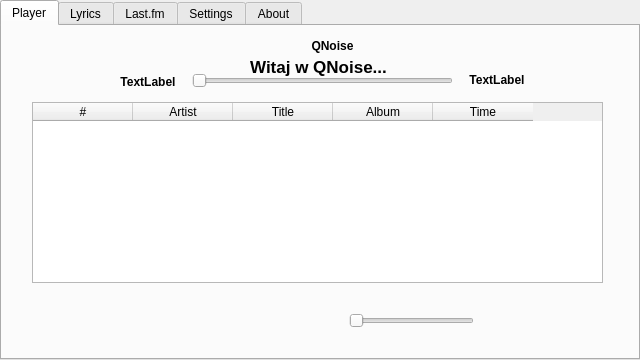
<?xml version="1.0" encoding="UTF-8"?>
<ui version="4.0">
 <class>MainWindow</class>
 <widget class="QMainWindow" name="MainWindow">
  <property name="geometry">
   <rect>
    <x>0</x>
    <y>0</y>
    <width>640</width>
    <height>360</height>
   </rect>
  </property>
  <property name="windowTitle">
   <string>QNoise</string>
  </property>
  <widget class="QWidget" name="centralWidget">
   <widget class="QTabWidget" name="tabWidget">
    <property name="geometry">
     <rect>
      <x>0</x>
      <y>0</y>
      <width>640</width>
      <height>360</height>
     </rect>
    </property>
    <property name="focusPolicy">
     <enum>Qt::NoFocus</enum>
    </property>
    <property name="currentIndex">
     <number>0</number>
    </property>
    <widget class="QWidget" name="playerTab">
     <attribute name="icon">
      <iconset resource="myResources.qrc">
       <normaloff>:/myIcons/note</normaloff>:/myIcons/note</iconset>
     </attribute>
     <attribute name="title">
      <string>Player</string>
     </attribute>
     <widget class="QPushButton" name="addFilesButton">
      <property name="geometry">
       <rect>
        <x>549</x>
        <y>272</y>
        <width>40</width>
        <height>40</height>
       </rect>
      </property>
      <property name="focusPolicy">
       <enum>Qt::NoFocus</enum>
      </property>
      <property name="text">
       <string/>
      </property>
      <property name="icon">
       <iconset resource="myResources.qrc">
        <normaloff>:/myIcons/add</normaloff>:/myIcons/add</iconset>
      </property>
      <property name="iconSize">
       <size>
        <width>40</width>
        <height>40</height>
       </size>
      </property>
      <property name="flat">
       <bool>true</bool>
      </property>
     </widget>
     <widget class="QPushButton" name="previousButton">
      <property name="geometry">
       <rect>
        <x>119</x>
        <y>272</y>
        <width>40</width>
        <height>40</height>
       </rect>
      </property>
      <property name="focusPolicy">
       <enum>Qt::NoFocus</enum>
      </property>
      <property name="text">
       <string/>
      </property>
      <property name="icon">
       <iconset resource="myResources.qrc">
        <normaloff>:/myIcons/previous</normaloff>:/myIcons/previous</iconset>
      </property>
      <property name="iconSize">
       <size>
        <width>40</width>
        <height>40</height>
       </size>
      </property>
      <property name="flat">
       <bool>true</bool>
      </property>
     </widget>
     <widget class="QPushButton" name="pauseButton">
      <property name="geometry">
       <rect>
        <x>168</x>
        <y>268</y>
        <width>48</width>
        <height>48</height>
       </rect>
      </property>
      <property name="focusPolicy">
       <enum>Qt::NoFocus</enum>
      </property>
      <property name="text">
       <string/>
      </property>
      <property name="icon">
       <iconset resource="myResources.qrc">
        <normaloff>:/myIcons/pause</normaloff>:/myIcons/pause</iconset>
      </property>
      <property name="iconSize">
       <size>
        <width>48</width>
        <height>48</height>
       </size>
      </property>
      <property name="flat">
       <bool>true</bool>
      </property>
     </widget>
     <widget class="QPushButton" name="playButton">
      <property name="geometry">
       <rect>
        <x>168</x>
        <y>268</y>
        <width>48</width>
        <height>48</height>
       </rect>
      </property>
      <property name="focusPolicy">
       <enum>Qt::NoFocus</enum>
      </property>
      <property name="text">
       <string/>
      </property>
      <property name="icon">
       <iconset resource="myResources.qrc">
        <normaloff>:/myIcons/play</normaloff>:/myIcons/play</iconset>
      </property>
      <property name="iconSize">
       <size>
        <width>48</width>
        <height>48</height>
       </size>
      </property>
      <property name="flat">
       <bool>true</bool>
      </property>
     </widget>
     <widget class="QPushButton" name="stopButton">
      <property name="enabled">
       <bool>true</bool>
      </property>
      <property name="geometry">
       <rect>
        <x>225</x>
        <y>272</y>
        <width>40</width>
        <height>40</height>
       </rect>
      </property>
      <property name="focusPolicy">
       <enum>Qt::NoFocus</enum>
      </property>
      <property name="autoFillBackground">
       <bool>false</bool>
      </property>
      <property name="styleSheet">
       <string notr="true"/>
      </property>
      <property name="text">
       <string/>
      </property>
      <property name="icon">
       <iconset resource="myResources.qrc">
        <normaloff>:/myIcons/stop</normaloff>:/myIcons/stop</iconset>
      </property>
      <property name="iconSize">
       <size>
        <width>40</width>
        <height>40</height>
       </size>
      </property>
      <property name="checkable">
       <bool>false</bool>
      </property>
      <property name="autoDefault">
       <bool>false</bool>
      </property>
      <property name="default">
       <bool>false</bool>
      </property>
      <property name="flat">
       <bool>true</bool>
      </property>
     </widget>
     <widget class="QPushButton" name="nextButton">
      <property name="geometry">
       <rect>
        <x>274</x>
        <y>272</y>
        <width>40</width>
        <height>40</height>
       </rect>
      </property>
      <property name="focusPolicy">
       <enum>Qt::NoFocus</enum>
      </property>
      <property name="text">
       <string/>
      </property>
      <property name="icon">
       <iconset resource="myResources.qrc">
        <normaloff>:/myIcons/next</normaloff>:/myIcons/next</iconset>
      </property>
      <property name="iconSize">
       <size>
        <width>40</width>
        <height>40</height>
       </size>
      </property>
      <property name="flat">
       <bool>true</bool>
      </property>
     </widget>
     <widget class="QPushButton" name="clearButton">
      <property name="geometry">
       <rect>
        <x>500</x>
        <y>272</y>
        <width>40</width>
        <height>40</height>
       </rect>
      </property>
      <property name="focusPolicy">
       <enum>Qt::NoFocus</enum>
      </property>
      <property name="text">
       <string/>
      </property>
      <property name="icon">
       <iconset resource="myResources.qrc">
        <normaloff>:/myIcons/clear</normaloff>:/myIcons/clear</iconset>
      </property>
      <property name="iconSize">
       <size>
        <width>40</width>
        <height>40</height>
       </size>
      </property>
      <property name="flat">
       <bool>true</bool>
      </property>
     </widget>
     <widget class="QTableWidget" name="musicTable">
      <property name="geometry">
       <rect>
        <x>30</x>
        <y>76</y>
        <width>571</width>
        <height>181</height>
       </rect>
      </property>
      <property name="horizontalScrollBarPolicy">
       <enum>Qt::ScrollBarAlwaysOff</enum>
      </property>
      <property name="editTriggers">
       <set>QAbstractItemView::NoEditTriggers</set>
      </property>
      <property name="alternatingRowColors">
       <bool>true</bool>
      </property>
      <property name="selectionBehavior">
       <enum>QAbstractItemView::SelectRows</enum>
      </property>
      <property name="columnCount">
       <number>5</number>
      </property>
      <attribute name="verticalHeaderVisible">
       <bool>false</bool>
      </attribute>
      <column>
       <property name="text">
        <string>#</string>
       </property>
      </column>
      <column>
       <property name="text">
        <string>Artist</string>
       </property>
      </column>
      <column>
       <property name="text">
        <string>Title</string>
       </property>
      </column>
      <column>
       <property name="text">
        <string>Album</string>
       </property>
      </column>
      <column>
       <property name="text">
        <string>Time</string>
       </property>
      </column>
     </widget>
     <widget class="Phonon::SeekSlider" name="mySeekSlider">
      <property name="geometry">
       <rect>
        <x>190</x>
        <y>45</y>
        <width>261</width>
        <height>20</height>
       </rect>
      </property>
      <property name="orientation">
       <enum>Qt::Horizontal</enum>
      </property>
     </widget>
     <widget class="QLabel" name="statusLabel">
      <property name="geometry">
       <rect>
        <x>295</x>
        <y>10</y>
        <width>71</width>
        <height>20</height>
       </rect>
      </property>
      <property name="font">
       <font>
        <weight>75</weight>
        <bold>true</bold>
       </font>
      </property>
      <property name="text">
       <string>QNoise</string>
      </property>
      <property name="alignment">
       <set>Qt::AlignCenter</set>
      </property>
     </widget>
     <widget class="QLabel" name="elapsedTimeLCD">
      <property name="geometry">
       <rect>
        <x>111</x>
        <y>46</y>
        <width>70</width>
        <height>20</height>
       </rect>
      </property>
      <property name="font">
       <font>
        <weight>75</weight>
        <bold>true</bold>
       </font>
      </property>
      <property name="text">
       <string>TextLabel</string>
      </property>
      <property name="alignment">
       <set>Qt::AlignCenter</set>
      </property>
     </widget>
     <widget class="QLabel" name="remainingTimeLCD">
      <property name="geometry">
       <rect>
        <x>460</x>
        <y>46</y>
        <width>70</width>
        <height>16</height>
       </rect>
      </property>
      <property name="font">
       <font>
        <weight>75</weight>
        <bold>true</bold>
       </font>
      </property>
      <property name="text">
       <string>TextLabel</string>
      </property>
      <property name="alignment">
       <set>Qt::AlignCenter</set>
      </property>
     </widget>
     <widget class="QLabel" name="welcomeLabel">
      <property name="geometry">
       <rect>
        <x>176</x>
        <y>31</y>
        <width>281</width>
        <height>20</height>
       </rect>
      </property>
      <property name="font">
       <font>
        <pointsize>13</pointsize>
        <weight>75</weight>
        <bold>true</bold>
        <underline>false</underline>
       </font>
      </property>
      <property name="text">
       <string>Witaj w QNoise...</string>
      </property>
      <property name="alignment">
       <set>Qt::AlignCenter</set>
      </property>
     </widget>
     <widget class="Phonon::VolumeSlider" name="myVolumeSlider">
      <property name="geometry">
       <rect>
        <x>347</x>
        <y>285</y>
        <width>125</width>
        <height>20</height>
       </rect>
      </property>
      <property name="focusPolicy">
       <enum>Qt::NoFocus</enum>
      </property>
      <property name="orientation">
       <enum>Qt::Horizontal</enum>
      </property>
     </widget>
     <widget class="QPushButton" name="lovePlusButton">
      <property name="geometry">
       <rect>
        <x>50</x>
        <y>276</y>
        <width>32</width>
        <height>32</height>
       </rect>
      </property>
      <property name="focusPolicy">
       <enum>Qt::NoFocus</enum>
      </property>
      <property name="text">
       <string/>
      </property>
      <property name="icon">
       <iconset resource="myResources.qrc">
        <normaloff>:/myIcons/love+</normaloff>:/myIcons/love+</iconset>
      </property>
      <property name="iconSize">
       <size>
        <width>32</width>
        <height>32</height>
       </size>
      </property>
      <property name="flat">
       <bool>true</bool>
      </property>
     </widget>
     <widget class="QPushButton" name="loveMinusButton">
      <property name="geometry">
       <rect>
        <x>50</x>
        <y>276</y>
        <width>32</width>
        <height>32</height>
       </rect>
      </property>
      <property name="focusPolicy">
       <enum>Qt::NoFocus</enum>
      </property>
      <property name="text">
       <string/>
      </property>
      <property name="icon">
       <iconset resource="myResources.qrc">
        <normaloff>:/myIcons/love-</normaloff>:/myIcons/love-</iconset>
      </property>
      <property name="iconSize">
       <size>
        <width>32</width>
        <height>32</height>
       </size>
      </property>
      <property name="flat">
       <bool>true</bool>
      </property>
     </widget>
     <widget class="QLabel" name="loveLabel">
      <property name="geometry">
       <rect>
        <x>280</x>
        <y>12</y>
        <width>16</width>
        <height>16</height>
       </rect>
      </property>
      <property name="text">
       <string/>
      </property>
      <property name="pixmap">
       <pixmap resource="myResources.qrc">:/myIcons/love</pixmap>
      </property>
      <property name="scaledContents">
       <bool>true</bool>
      </property>
      <property name="alignment">
       <set>Qt::AlignCenter</set>
      </property>
     </widget>
    </widget>
    <widget class="QWidget" name="lyricsTab">
     <attribute name="icon">
      <iconset resource="myResources.qrc">
       <normaloff>:/myIcons/lyrics</normaloff>:/myIcons/lyrics</iconset>
     </attribute>
     <attribute name="title">
      <string>Lyrics</string>
     </attribute>
     <widget class="QTextBrowser" name="lyrics_textBrowser">
      <property name="geometry">
       <rect>
        <x>20</x>
        <y>20</y>
        <width>591</width>
        <height>291</height>
       </rect>
      </property>
     </widget>
    </widget>
    <widget class="QWidget" name="lastFmTab">
     <attribute name="icon">
      <iconset resource="myResources.qrc">
       <normaloff>:/myIcons/lastfm</normaloff>:/myIcons/lastfm</iconset>
     </attribute>
     <attribute name="title">
      <string>Last.fm</string>
     </attribute>
     <widget class="QTextBrowser" name="lastFm_textBrowser">
      <property name="geometry">
       <rect>
        <x>20</x>
        <y>161</y>
        <width>591</width>
        <height>151</height>
       </rect>
      </property>
     </widget>
     <widget class="QLabel" name="lastFm_sentLabel">
      <property name="geometry">
       <rect>
        <x>160</x>
        <y>60</y>
        <width>251</width>
        <height>16</height>
       </rect>
      </property>
      <property name="font">
       <font>
        <weight>75</weight>
        <bold>true</bold>
       </font>
      </property>
      <property name="text">
       <string>Przesłanych : 0</string>
      </property>
      <property name="alignment">
       <set>Qt::AlignLeading|Qt::AlignLeft|Qt::AlignVCenter</set>
      </property>
     </widget>
     <widget class="QLabel" name="lastFm_queuedLabel">
      <property name="geometry">
       <rect>
        <x>160</x>
        <y>90</y>
        <width>221</width>
        <height>16</height>
       </rect>
      </property>
      <property name="font">
       <font>
        <weight>75</weight>
        <bold>true</bold>
       </font>
      </property>
      <property name="text">
       <string>W kolejce : 0</string>
      </property>
      <property name="alignment">
       <set>Qt::AlignLeading|Qt::AlignLeft|Qt::AlignVCenter</set>
      </property>
     </widget>
     <widget class="QLabel" name="lastFm_logoLabel">
      <property name="geometry">
       <rect>
        <x>40</x>
        <y>40</y>
        <width>96</width>
        <height>96</height>
       </rect>
      </property>
      <property name="text">
       <string/>
      </property>
      <property name="pixmap">
       <pixmap resource="myResources.qrc">:/myIcons/lastfm</pixmap>
      </property>
      <property name="scaledContents">
       <bool>true</bool>
      </property>
      <property name="alignment">
       <set>Qt::AlignCenter</set>
      </property>
     </widget>
     <widget class="QPushButton" name="lastFm_updateButton">
      <property name="geometry">
       <rect>
        <x>490</x>
        <y>70</y>
        <width>83</width>
        <height>26</height>
       </rect>
      </property>
      <property name="text">
       <string>Odśwież</string>
      </property>
     </widget>
    </widget>
    <widget class="QWidget" name="settingsTab">
     <attribute name="icon">
      <iconset resource="myResources.qrc">
       <normaloff>:/myIcons/settings</normaloff>:/myIcons/settings</iconset>
     </attribute>
     <attribute name="title">
      <string>Settings</string>
     </attribute>
     <widget class="QLineEdit" name="settings_userLineEdit">
      <property name="geometry">
       <rect>
        <x>240</x>
        <y>55</y>
        <width>113</width>
        <height>25</height>
       </rect>
      </property>
     </widget>
     <widget class="QLineEdit" name="settings_passwordLineEdit">
      <property name="geometry">
       <rect>
        <x>240</x>
        <y>85</y>
        <width>113</width>
        <height>25</height>
       </rect>
      </property>
      <property name="echoMode">
       <enum>QLineEdit::Password</enum>
      </property>
     </widget>
     <widget class="QLabel" name="settings_lastFmLogo">
      <property name="geometry">
       <rect>
        <x>60</x>
        <y>52</y>
        <width>64</width>
        <height>64</height>
       </rect>
      </property>
      <property name="text">
       <string/>
      </property>
      <property name="pixmap">
       <pixmap resource="myResources.qrc">:/myIcons/lastfm</pixmap>
      </property>
      <property name="scaledContents">
       <bool>true</bool>
      </property>
      <property name="alignment">
       <set>Qt::AlignCenter</set>
      </property>
     </widget>
     <widget class="QLabel" name="settings_lastFmUserTextLabel">
      <property name="geometry">
       <rect>
        <x>140</x>
        <y>60</y>
        <width>91</width>
        <height>20</height>
       </rect>
      </property>
      <property name="font">
       <font>
        <weight>75</weight>
        <bold>true</bold>
       </font>
      </property>
      <property name="text">
       <string>Użytkownik</string>
      </property>
     </widget>
     <widget class="QLabel" name="settings_lastFmPassTextLabel">
      <property name="geometry">
       <rect>
        <x>180</x>
        <y>90</y>
        <width>61</width>
        <height>20</height>
       </rect>
      </property>
      <property name="font">
       <font>
        <weight>75</weight>
        <bold>true</bold>
       </font>
      </property>
      <property name="text">
       <string>Hasło</string>
      </property>
     </widget>
     <widget class="QCheckBox" name="settings_lastFmCheckBox">
      <property name="geometry">
       <rect>
        <x>430</x>
        <y>70</y>
        <width>91</width>
        <height>21</height>
       </rect>
      </property>
      <property name="font">
       <font>
        <weight>75</weight>
        <bold>true</bold>
       </font>
      </property>
      <property name="focusPolicy">
       <enum>Qt::NoFocus</enum>
      </property>
      <property name="text">
       <string>Online</string>
      </property>
     </widget>
     <widget class="QLabel" name="settings_lyricsLogo">
      <property name="geometry">
       <rect>
        <x>58</x>
        <y>132</y>
        <width>64</width>
        <height>64</height>
       </rect>
      </property>
      <property name="text">
       <string/>
      </property>
      <property name="pixmap">
       <pixmap resource="myResources.qrc">:/myIcons/lyrics</pixmap>
      </property>
      <property name="scaledContents">
       <bool>true</bool>
      </property>
      <property name="alignment">
       <set>Qt::AlignCenter</set>
      </property>
     </widget>
     <widget class="QCheckBox" name="settings_lyricsCheckBox">
      <property name="geometry">
       <rect>
        <x>160</x>
        <y>153</y>
        <width>84</width>
        <height>21</height>
       </rect>
      </property>
      <property name="font">
       <font>
        <weight>75</weight>
        <bold>true</bold>
       </font>
      </property>
      <property name="focusPolicy">
       <enum>Qt::NoFocus</enum>
      </property>
      <property name="text">
       <string>Online</string>
      </property>
     </widget>
     <widget class="QLabel" name="settings_noteLogo">
      <property name="geometry">
       <rect>
        <x>52</x>
        <y>215</y>
        <width>64</width>
        <height>64</height>
       </rect>
      </property>
      <property name="text">
       <string/>
      </property>
      <property name="pixmap">
       <pixmap resource="myResources.qrc">:/myIcons/note</pixmap>
      </property>
      <property name="alignment">
       <set>Qt::AlignCenter</set>
      </property>
     </widget>
     <widget class="QCheckBox" name="settings_repeatCheckBox">
      <property name="geometry">
       <rect>
        <x>160</x>
        <y>233</y>
        <width>121</width>
        <height>21</height>
       </rect>
      </property>
      <property name="font">
       <font>
        <weight>75</weight>
        <bold>true</bold>
       </font>
      </property>
      <property name="focusPolicy">
       <enum>Qt::NoFocus</enum>
      </property>
      <property name="text">
       <string>Powtarzaj</string>
      </property>
     </widget>
    </widget>
    <widget class="QWidget" name="aboutTab">
     <attribute name="icon">
      <iconset resource="myResources.qrc">
       <normaloff>:/myIcons/info</normaloff>:/myIcons/info</iconset>
     </attribute>
     <attribute name="title">
      <string>About</string>
     </attribute>
     <widget class="QLabel" name="about_cutieLogoLabel">
      <property name="geometry">
       <rect>
        <x>90</x>
        <y>90</y>
        <width>128</width>
        <height>128</height>
       </rect>
      </property>
      <property name="text">
       <string/>
      </property>
      <property name="pixmap">
       <pixmap resource="myResources.qrc">:/myIcons/cutielogo</pixmap>
      </property>
     </widget>
     <widget class="QLabel" name="about_cutieNameLabel">
      <property name="geometry">
       <rect>
        <x>300</x>
        <y>60</y>
        <width>211</width>
        <height>21</height>
       </rect>
      </property>
      <property name="font">
       <font>
        <pointsize>19</pointsize>
        <weight>75</weight>
        <bold>true</bold>
       </font>
      </property>
      <property name="text">
       <string>QNoise</string>
      </property>
      <property name="alignment">
       <set>Qt::AlignCenter</set>
      </property>
     </widget>
     <widget class="QLabel" name="label">
      <property name="geometry">
       <rect>
        <x>290</x>
        <y>100</y>
        <width>231</width>
        <height>91</height>
       </rect>
      </property>
      <property name="font">
       <font>
        <pointsize>11</pointsize>
        <weight>50</weight>
        <italic>false</italic>
        <bold>false</bold>
       </font>
      </property>
      <property name="text">
       <string>Autorzy:

Patrick Żurowski
Dawid Dyderski
Michał Kołodziejczyk</string>
      </property>
      <property name="alignment">
       <set>Qt::AlignCenter</set>
      </property>
     </widget>
     <widget class="QLabel" name="about_versionLabel">
      <property name="geometry">
       <rect>
        <x>360</x>
        <y>220</y>
        <width>91</width>
        <height>16</height>
       </rect>
      </property>
      <property name="text">
       <string>wersja 0.9</string>
      </property>
      <property name="alignment">
       <set>Qt::AlignCenter</set>
      </property>
     </widget>
     <widget class="QLabel" name="about_licenseLabel">
      <property name="geometry">
       <rect>
        <x>260</x>
        <y>250</y>
        <width>291</width>
        <height>16</height>
       </rect>
      </property>
      <property name="text">
       <string>Distributed under the GPL v2</string>
      </property>
      <property name="alignment">
       <set>Qt::AlignCenter</set>
      </property>
     </widget>
    </widget>
   </widget>
  </widget>
 </widget>
 <layoutdefault spacing="6" margin="11"/>
 <customwidgets>
  <customwidget>
   <class>Phonon::SeekSlider</class>
   <extends>QSlider</extends>
   <header>phonon_seekslider.h</header>
  </customwidget>
  <customwidget>
   <class>Phonon::VolumeSlider</class>
   <extends>QSlider</extends>
   <header>phonon_volumeslider.h</header>
  </customwidget>
 </customwidgets>
 <resources>
  <include location="myResources.qrc"/>
 </resources>
 <connections/>
</ui>
